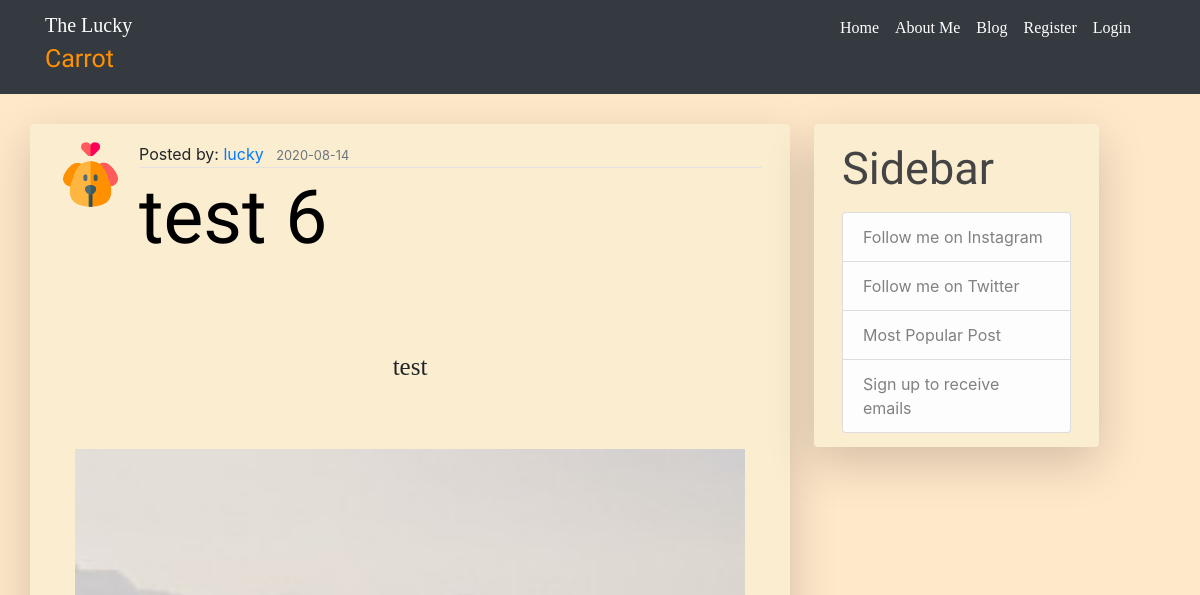
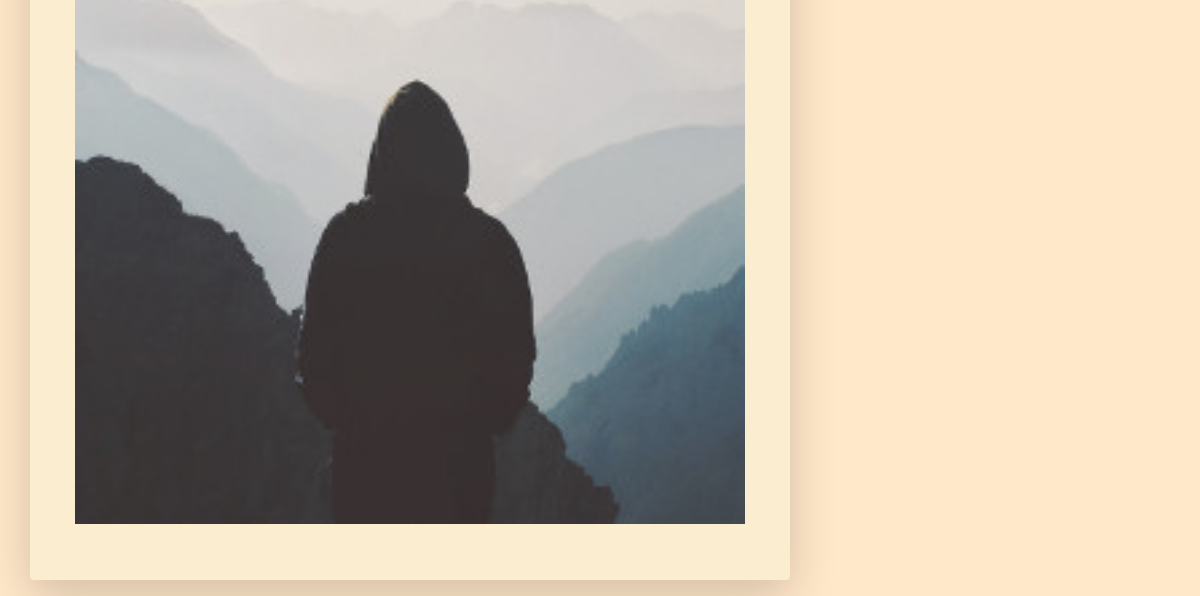
Page /blog/6 on the earlier database version (2 pictures, top to bottom).
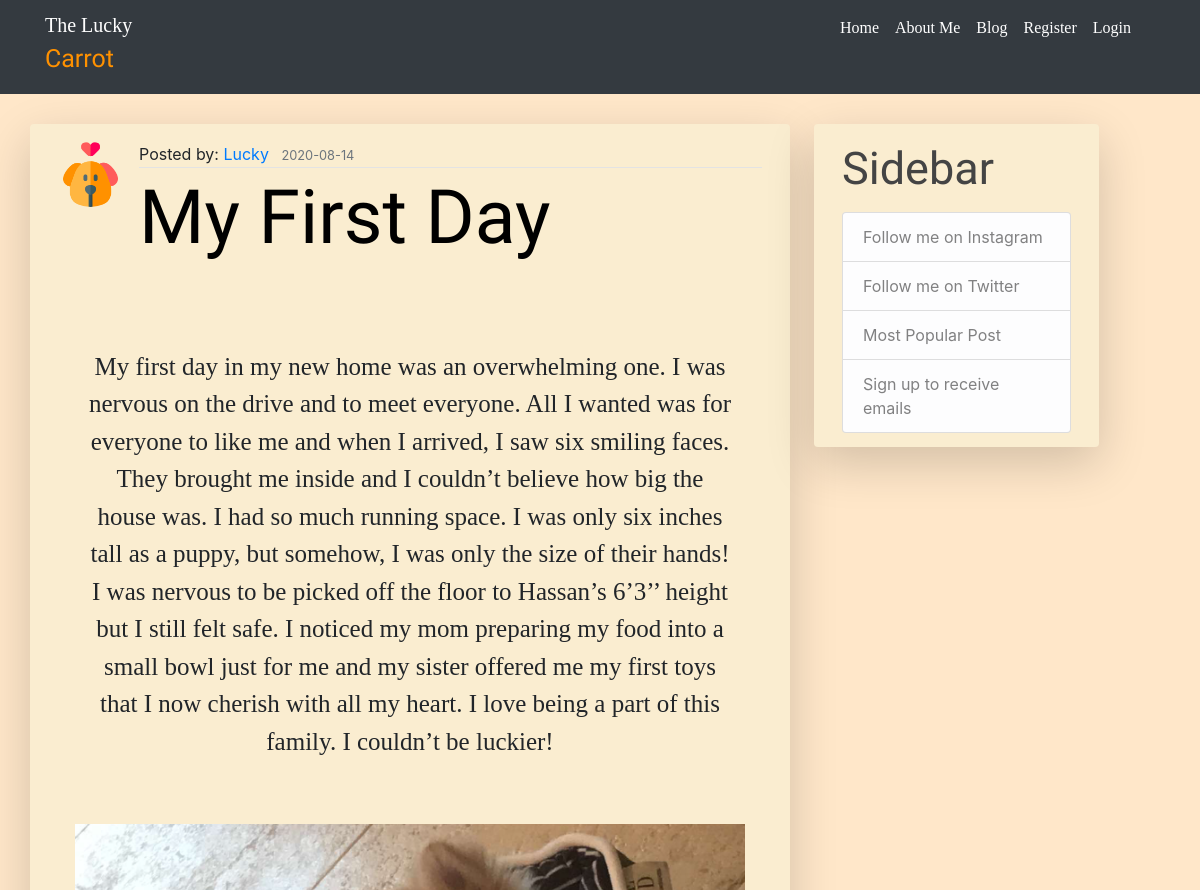
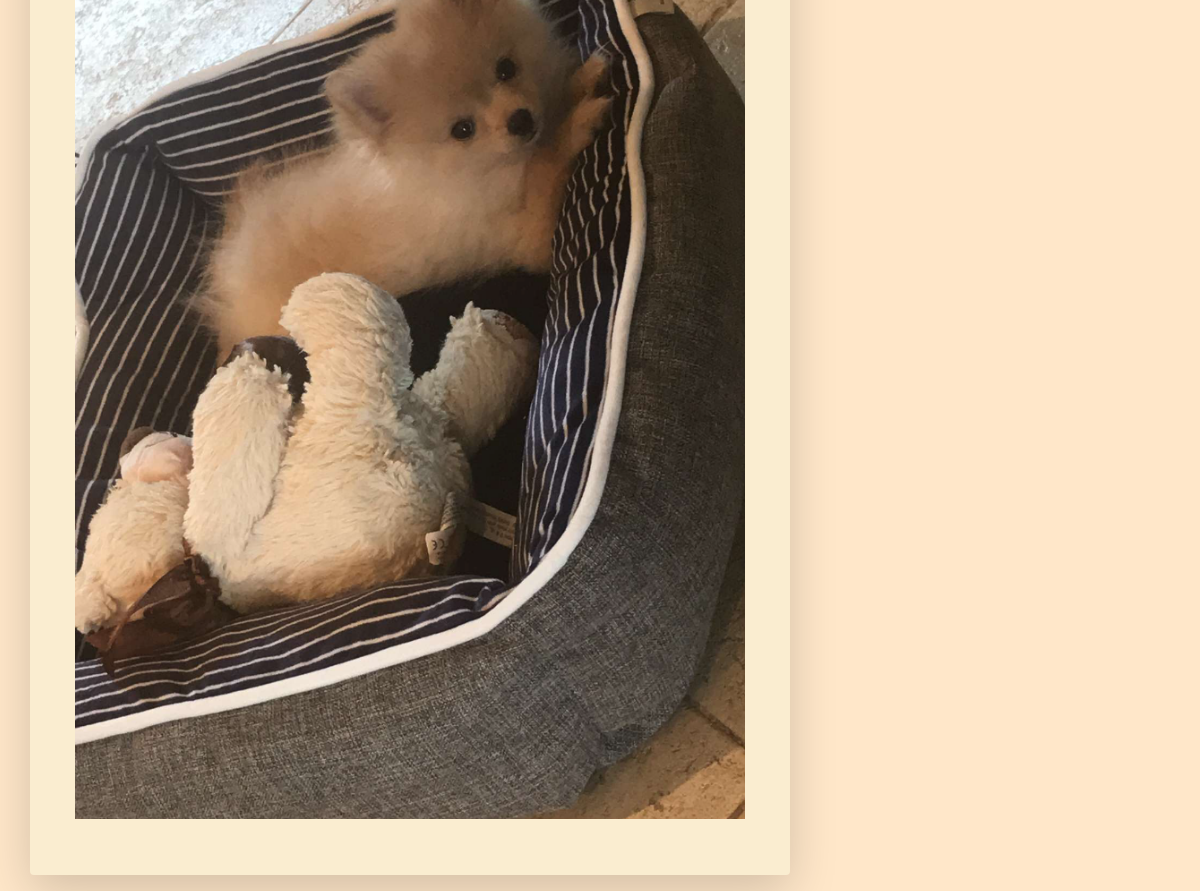
Same page on the later database version (2 pictures, top to bottom).
### luckycarrot/models.py (models this page shows, shortened)
class User(db.Model, UserMixin):
    id = db.Column(db.Integer, primary_key=True)
    username = db.Column(db.String(20), unique=True, nullable=False)
    email = db.Column(db.String(120), unique=True, nullable=False)
    password = db.Column(db.String(60), nullable=False)
    updates = db.Column(db.Boolean, unique=False, default=False, nullable=False)
    image_file = db.Column(db.String(20), nullable=False, default='default.png')
    admin_user = db.Column(db.Boolean, unique=False, default=False, nullable=False)
    posts = db.relationship('Post', backref='author', lazy=True)

class Post(db.Model):
    id = db.Column(db.Integer, primary_key=True)
    title = db.Column(db.String(100), nullable=False)
    date_posted = db.Column(db.DateTime, nullable=False,
                            default=datetime.utcnow)
    content = db.Column(db.Text, nullable=False)
    image_file = db.Column(db.String(20), nullable=False)
    user_id = db.Column(db.Integer, db.ForeignKey(
        'user.id'), nullable=False)

### luckycarrot/posts/routes.py (the view)
@posts.route('/blog/<int:post_id>')
def post(post_id):
    post = Post.query.get_or_404(post_id)
    return render_template('post.html', post=post)

### luckycarrot/templates/post.html (shortened to what this page needs)
{% extends 'main.html' %}
{% block links %}
<link rel="stylesheet" href="../static/css/blog.css" type="text/css">
{% endblock %}
{% block content %}
    <div class='container-xl'>
        <div class="row">
            <div class="col-8 shadow-lg p-2 mb-3 rounded borderBody">
                <article class='media content-section'>
                    <img class="rounded-circle article-img" src="{{ url_for('static', filename='profile_pictures/' + post.author.image_file)}}">
                    <div class='media-body'>
                        <div class="article-metadata">
                            <span>Posted by: <a class="mr-2" href="{{ url_for('main.about') }}">{{ post.author.username }}</a></span>
                            <small class='text-muted'>{{ post.date_posted.strftime('%Y-%m-%d') }}</small>
                        </div>
                        <h2 class="article-title post-header">{{ post.title }}</h2>
                    </div>
                </article>
                <p class="article-content post-content p-5">{{ post.content }}</p>
                <img class="img-fluid mx-auto d-block post-image pb-5" src="{{ url_for('static', filename='post_pictures/' + post.image_file) }}">
            </div>
            <div class="col-3 shadow-lg p-2 mb-3 ml-4 rounded borderBody" style="height:323px;">
                <div class="content-section">
                  <h3 class="article-title">Sidebar</h3>
                    <ul class="list-group">
                      <a href="https://www.instagram.com/luckyluluthepom/" class="list-group-item list-group-item-light sideBar">Follow me on Instagram</a>
                      <a href="#" class="list-group-item list-group-item-light sideBar">Follow me on Twitter</a>
                      <a href="#" class="list-group-item list-group-item-light sideBar">Most Popular Post</a>
                      <a href="{{ url_for('users.account') }}" class="list-group-item list-group-item-light sideBar">Sign up to receive emails</a>
                    </ul>
                </div>
              </div>
        </div>
    </div>
{% endblock %}

Differences in the rows shown:
changed User: author.username "lucky" → "Lucky"
changed Post: title "test 6" → "My First Day"; content "test" → "My first day in my new home was an overwhelming one. I was nervous on the drive and to meet everyone. All I wanted was for everyone to like me and when I arrived, I saw six smiling faces. They brought me inside and I couldn’t believe how big the house was. I had so much running space. I was only six inches tall as a puppy, but somehow, I was only the size of their hands! I was nervous to be picked off the floor to Hassan’s 6’3’’ height but I still felt safe. I noticed my mom preparing my food into a small bowl just for me and my sister offered me my first toys that I now cherish with all my heart. I love being a part of this family. I couldn’t be luckier!"; image_file: a different picture
